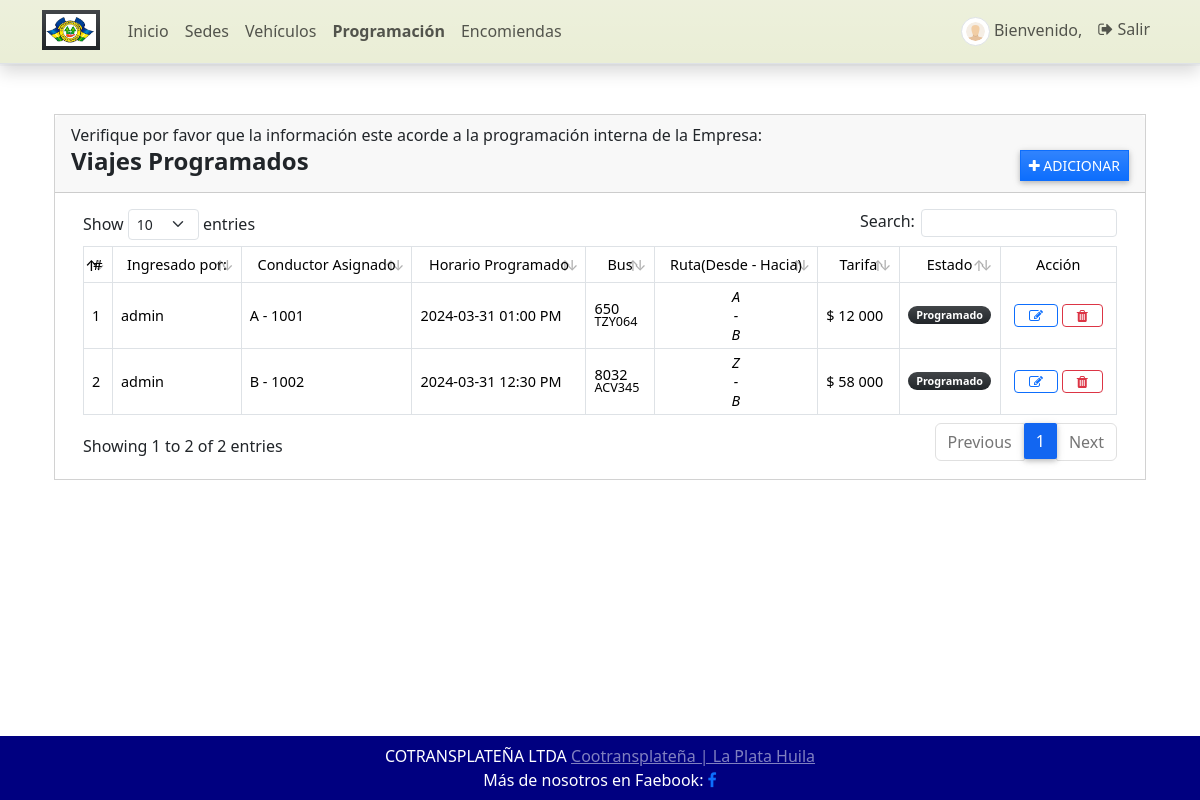
The app's page /programacion (signed in) with its own data.
### GestorApp/models.py (models this page shows, shortened)
class Programacion(models.Model):
    codigo = models.CharField(max_length=100)
    vehiculo = models.ForeignKey(Vehiculo, on_delete=models.CASCADE)
    conductor = models.ForeignKey(Conductor, on_delete=models.CASCADE)
    origen = models.ForeignKey(Sede, on_delete=models.CASCADE, related_name='origen')
    destino = models.ForeignKey(Sede, on_delete=models.CASCADE, related_name='destino')
    programacion = models.DateTimeField()
    precio = models.IntegerField(default=0, validators=[MinValueValidator(5000), MaxValueValidator(75000)])
    estado = models.CharField(max_length=2, choices=(('0','Cancelado'),('1','Programado'),('2','Despachado')), default=1)
    fecha_creado = models.DateTimeField(default=timezone.now)
    fecha_actualizado = models.DateTimeField(auto_now=True)
    class Meta:
        verbose_name_plural = 'Programaciones'

class Conductor(models.Model): #
    conductor = models.CharField(max_length=100)
    codigo = models.CharField(max_length=100)
    cedula = models.CharField(max_length=100)
    estado = models.CharField(max_length=2, choices=(('1', 'Activo'), ('2', 'Inactivo')), default=1)
    def __str__(self):
        return str(self.conductor + ' - ' + self.codigo)
    class Meta:
        verbose_name_plural = 'Conductores'

class Vehiculo(models.Model):
    propietario = models.ForeignKey(Propietario, on_delete=models.CASCADE, blank=True, null=True)
    numero_veh = models.CharField(max_length=5)
    placa_veh = models.CharField(max_length=8)
    asientos = models.PositiveIntegerField(default=0, validators=[MinValueValidator(1), MaxValueValidator(50)])
    estado = models.CharField(max_length=2, choices=(('1', 'Activo'), ('2', 'Inactivo'), ), default=1)
    fecha_creado = models.DateTimeField(default=timezone.now)
    fecha_actualizado = models.DateTimeField(auto_now=True)
    class Meta:
        verbose_name_plural = 'Vehículos'

class Sede(models.Model):
    sede = models.CharField(max_length=250)
    tipo = models.CharField(max_length=2, choices=(('1','Terminal'),('2','Oficina'),('3','Paradero')), default='1')
    fecha_creado = models.DateTimeField(default=timezone.now)
    fecha_actualizado = models.DateTimeField(auto_now=True)
    def __str__(self):
        return self.sede

### GestorApp/views.py (the view)
# urls.py: path('programacion', views.programacion, name='programacion-pagina'),
@login_required
def programacion(request: HttpRequest):
    semaforo_2 = {
        '0': 'bg-danger',
        '1': 'bg-dark',
        '2': 'bg-warning',
    }
    context['page_title'] = "Progamación"
    programaciones = Programacion.objects.all()
    context['programaciones'] = programaciones
    context['semaforo_2'] = semaforo_2
    return render(request,'gestion/programacion.html',context)

### GestorApp/forms.py
class ActualizarContrasena(PasswordChangeForm):
    old_password = forms.CharField(
        widget=forms.PasswordInput(attrs={'class': 'form-control form-control-sm rounded-0'}),
        label="Contraseña Anterior")
    new_password1 = forms.CharField(
        widget=forms.PasswordInput(attrs={'class': 'form-control form-control-sm rounded-0'}),
        label="Nueva Constraseña")
    new_password2 = forms.CharField(
        widget=forms.PasswordInput(attrs={'class': 'form-control form-control-sm rounded-0'}),
        label="Confirmar Nueva Contraseña")
    class Meta:
        model = User
        fields = ('old_password', 'new_password1', 'new_password2')

### GestorApp/templatetags/customfilter.py (called while the page is built)
@register.filter
def dict_key(d, k):
    return d[k]

### GestorApp/templates/gestion/programacion.html (shortened to what this page needs)
{% extends 'core/base.html' %}
{% load customfilter %}
{% load humanize %}
{% block Contenido %}
<div class="container-fluid">
<div class="col-lg-12 col-md-12 col-sm-12 col-xs-12 table-responsive">
    <div class="card card-default rounded-0 shadow ">
        <div class="card-header">
              <h7>Verifique por favor que la información este acorde a la programación interna de la Empresa: </h7>
            <div class="d-flex w-100 align-items-center justify-content-between">
                <h4 class="card-title fw-bold">Viajes Programados</h4>
                <div class="tools">
                    <button type="button" class="btn btn-primary rounded-0 bg-gradient btn-sm" id='add_new'><i class="fa fa-plus"></i> Adicionar</button>
                </div>
            </div>
        </div>
        <div class="card-body">
            <div class="container-fluid">
                <table class="table table-bordered" id="despacho-lista">
                    <thead>
                        <tr class="bg-gradient bg-primary bg-opacity-50 text-light">
                            <th class="px-2 py-2 text-center">#</th>
                            <th class="px-2 py-2 text-center">Ingresado por:</th>
                            <th class="px-2 py-2 text-center">Conductor Asignado</th>
                            <th class="px-2 py-2 text-center">Horario Programado</th>
                            <th class="px-2 py-2 text-center">Bus  </th>
                            <th class="px-2 py-2 text-center">Ruta(Desde - Hacia)</th>
                            <th class="px-2 py-2 text-center">Tarifa</th>
                            <th class="px-2 py-2 text-center">Estado</th>
                            <th class="px-2 py-2 text-center">Acción</th>
                        </tr>
                    </thead>
                    <tbody>
                        {% for programacion in programaciones %}
                        <tr>
                            <td class="px-2 py-3 align-middle">{{ forloop.counter }}</td>
                            <td class="px-2 py-1 align-middle">{{ user.username }}</td>
                            <td class="px-2 py-1 align-middle">{{ programacion.conductor }}</td>
                           <td class="px-2 py-1 align-middle">{{ programacion.programacion|date:"Y-m-d h:i A" }}</td>
                            <td class="px-2 py-1 align-middle">
                                <div class="lh-1">
                                    <div>{{ programacion.vehiculo.numero_veh }}</div>
                                    <small>{{ programacion.vehiculo.placa_veh|upper }}</small>
                                </div>
                            </td>
                            <td class="px-2 py-1 text-sm-center align-top font-italic">
                                    <div class="text-align-center">{{ programacion.origen }}</div>
                                          <div class="font-italic">  -  </div>
                                    <div>{{ programacion.destino }}</div>
                            </td>
                            <td class="px-2 py-1 align-middle"> $ {{ programacion.precio|intcomma }}</td>
                            <td class="px-1 py-1 align-middle text-center">
                                <span class="badge {{ semaforo_2|dict_key:programacion.estado}} bg-gradient rounded-pill px-2">
                                    {{ programacion.get_estado_display }} </span>
                            </td>
                            <td class="px-2 py-1 align-middle text-center">
                                <a class="btn btn-outline-primary btn-sm edit-data" href="javascript:void(0)" data-id="{{ programacion.pk }}" title="Editar">
                                    <i class="fa fa-edit"></i>
                                </a>
                                <button class="btn btn-outline-danger btn-sm delete-data" type="button" data-id="{{ programacion.pk }}" title="Eliminar">
                                    <i class="fa fa-trash"></i>
                                </button>
                            </td>
                        </tr>
                        {% endfor %}
                    </tbody>
                </table>
            </div>
        </div>
    </div>
</div>
{% endblock Contenido %}

### static/assets/default/css/style.css (style rules this page uses)
html, body { height: 100%; width: 100%; max-height: 100%; overflow: auto; display: flex; flex-direction: column; }

### records on screen
Programacion: conductor "A - 1001", programacion "2024-03-31 01:00 PM", vehiculo.numero_veh "650", vehiculo.placa_veh "TZY064", origen "A", destino "B", precio "12 000", estado "Programado"
Programacion: conductor "B - 1002", programacion "2024-03-31 12:30 PM", vehiculo.numero_veh "8032", vehiculo.placa_veh "ACV345", origen "Z", destino "B", precio "58 000", estado "Programado"

### other values on screen
{{ user.username }} "admin"
